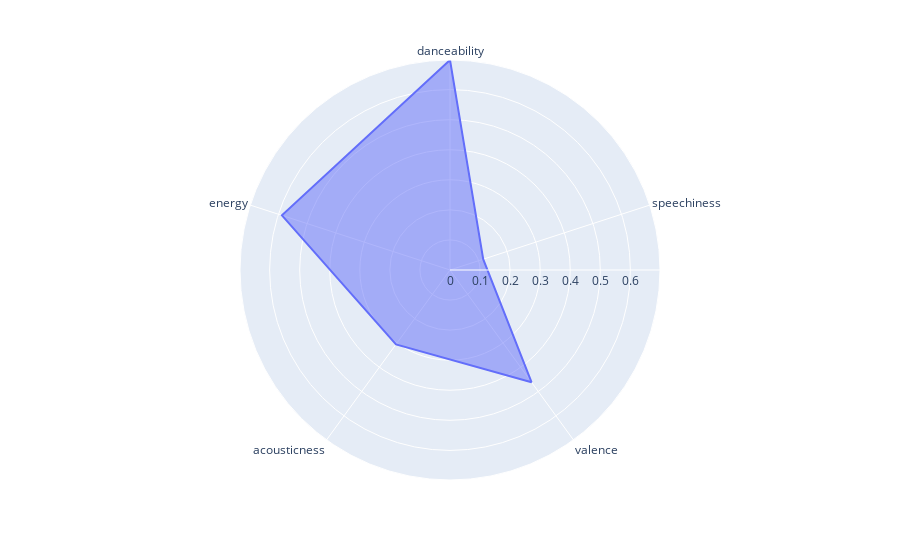

Notebook code for this chart:
### Code cell
spider_df = pd.DataFrame.from_dict(feat_extract_dict, orient='index', columns = ['audio_feat'])
fig = px.line_polar(spider_df, r=spider_df['audio_feat'], theta=spider_df.index, line_close=True)
fig.update_traces(fill='toself')
fig.show()
fig.write_html("my_music_audio_feat.html")

### Figure 1 — Plotly figure (JSON) as saved in the notebook; plotly's stock layout.template omitted (floating-point values rounded to 4 significant figures)
{"data": [{"fill": "toself", "hoverlabel": {"namelength": 0}, "hovertemplate": "audio_feat=%{r}<br>theta=%{theta}", "legendgroup": "", "line": {"color": "#636efa", "dash": "solid"}, "mode": "lines", "name": "", "r": [0.6986, 0.1161, 0.4613, 0.3057, 0.5879, 0.6986], "showlegend": false, "subplot": "polar", "theta": ["danceability", "speechiness", "valence", "acousticness", "energy", "danceability"], "type": "scatterpolar"}], "layout": {"legend": {"tracegroupgap": 0}, "margin": {"t": 60}, "polar": {"angularaxis": {"direction": "clockwise", "rotation": 90}, "domain": {"x": [0, 1], "y": [0, 1]}}}}
